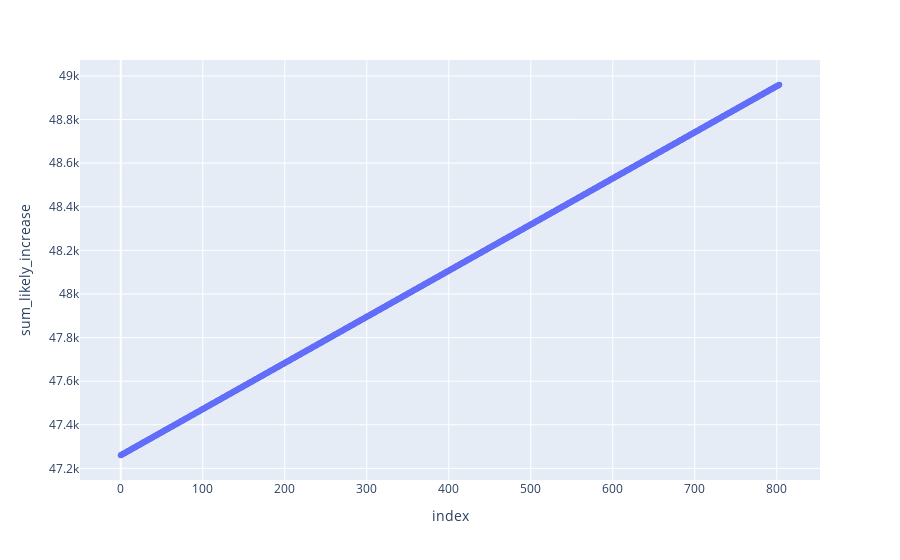

Notebook code for this chart:
### Code cell
sums = pd.DataFrame(sums, columns=['sum_likely_increase'])
px.scatter(sums,
           x=sums.index,
          y='sum_likely_increase')

### Figure 1 — Plotly figure (JSON) as saved in the notebook; plotly's stock layout.template omitted (floating-point values rounded to 4 significant figures; data arrays with more than 128 entries replaced by an {"elided": "..."} marker saying what was removed)
{"data": [{"hovertemplate": "index=%{x}<br>sum_likely_increase=%{y}<extra></extra>", "legendgroup": "", "marker": {"color": "#636efa", "symbol": "circle"}, "mode": "markers", "name": "", "showlegend": false, "type": "scatter", "x": {"elided": "804 int values"}, "xaxis": "x", "y": {"elided": "804 float values"}, "yaxis": "y"}], "layout": {"legend": {"tracegroupgap": 0}, "margin": {"t": 60}, "xaxis": {"anchor": "y", "domain": [0, 1], "title": {"text": "index"}}, "yaxis": {"anchor": "x", "domain": [0, 1], "title": {"text": "sum_likely_increase"}}}}
